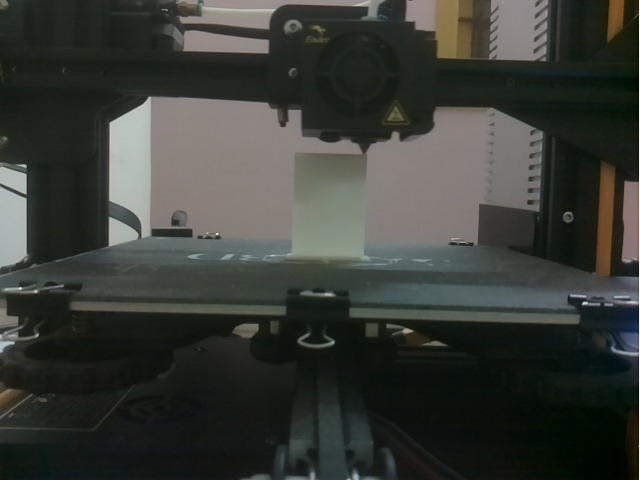
#> input picture Images/185.jpg, 640 x 480 px
$ python clr_extractor.py
#> lines starting #> are read from the running program, lines starting #| are printed output that depends on the picture; after the words box and inside, x2 and y2 are one past the last pixel; in counts of white or black regions, pixels touching at a corner belong together
import cv2
import numpy as np

img = cv2.imread("Images/185.jpg")
#> img is the input picture: shape (480, 640, 3); mean B, G, R 55, 60.1, 57.3

hsv = cv2.cvtColor(img, cv2.COLOR_BGR2HSV)
#> hsv: shape (480, 640, 3); mean H, S, V 52.1, 52, 62

#lower_red = np.array([0, 100, 0])
#upper_red = np.array([5, 255, 255])

lower_white = np.array([23, 16, 88])
upper_white = np.array([59, 55, 146])

#Define threshold color range to filter
mask = cv2.inRange(hsv, lower_white, upper_white)
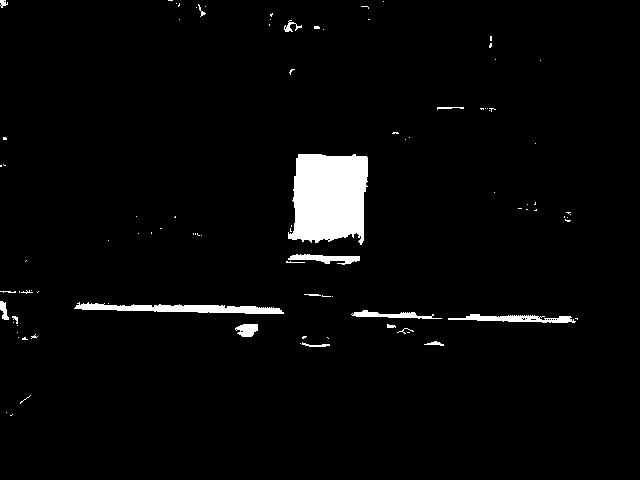
#> mask: shape (480, 640); 3.2% white; 95 white regions (76 under 20 px), largest, box (x1, y1, x2, y2) and area: (288, 154, 368, 245) 6000, (74, 302, 284, 314) 1349, (448, 314, 576, 323) 623

# Bitwise-AND mask and original image
res = cv2.bitwise_and(img, img, mask=mask)
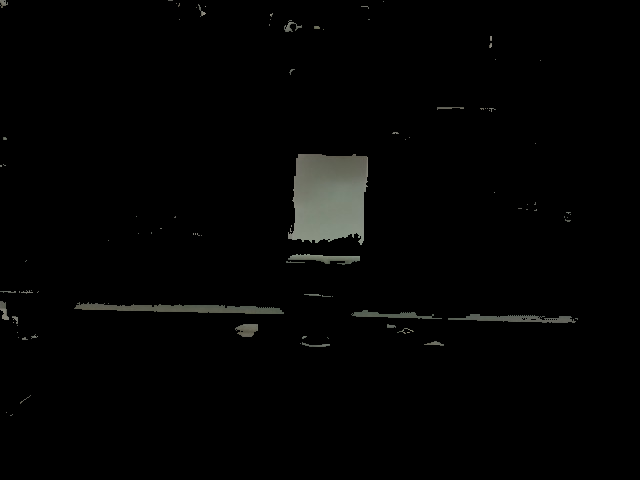
#> res: shape (480, 640, 3); mean B, G, R 3.3, 3.7, 3.5

cv2.imshow('MASKING',mask)
cv2.imshow('ORIGINAL_IMAGE', img)
cv2.imshow('ONLY_COLORED', res)

cv2.waitKey(0)
cv2.destroyAllWindows()
